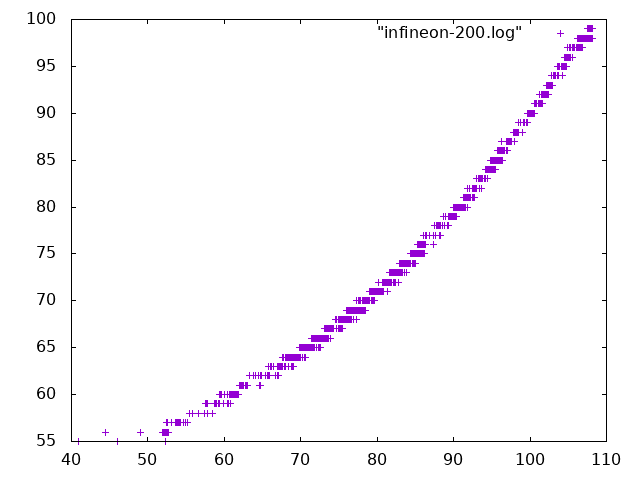

This figure's gnuplot source:
set terminal png
#set logscale y
#set logscale x
set output "infineon-200.png"
plot [40:] "infineon-200.log"
